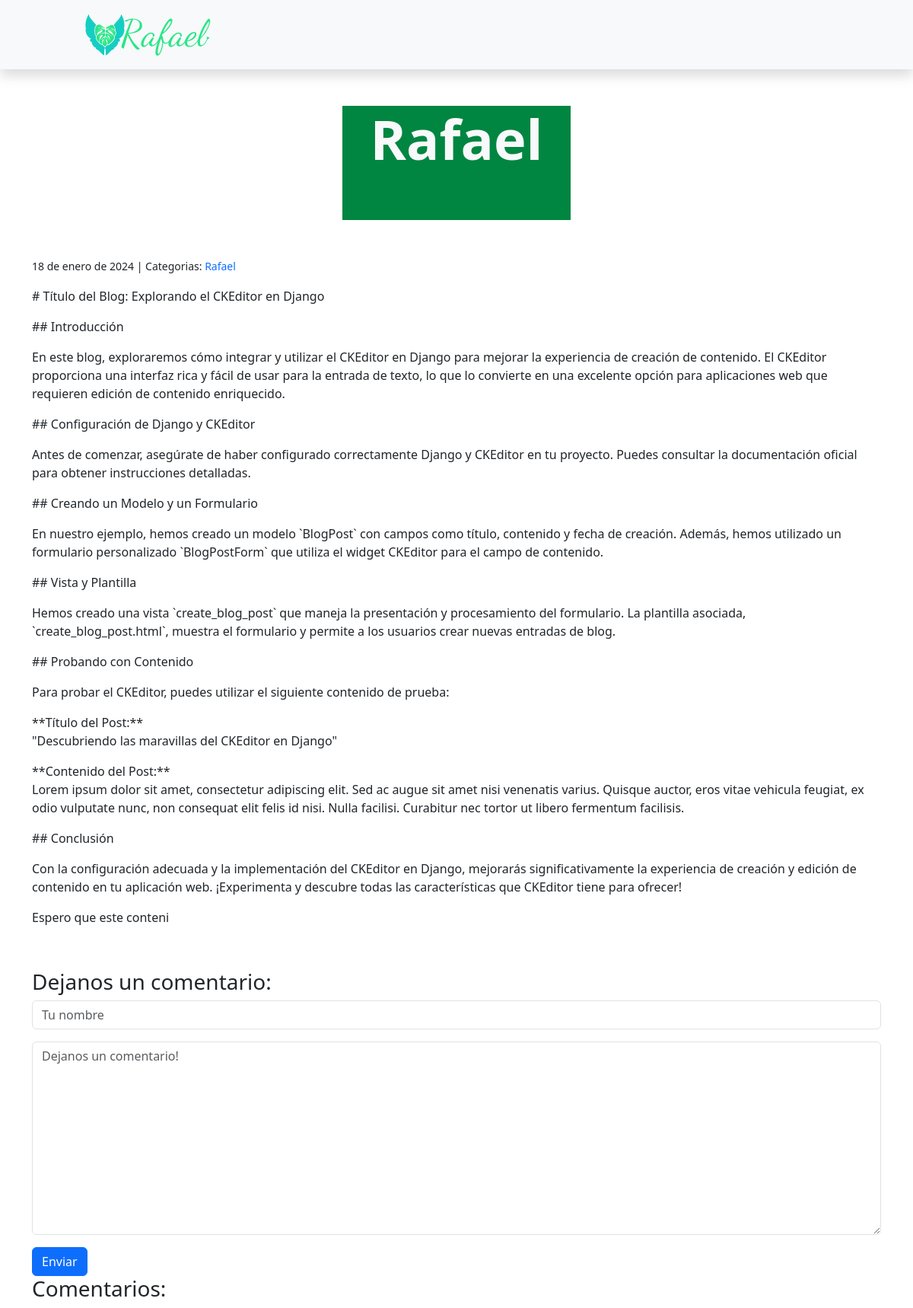
/blog/post/10/, run on the app's committed database.
### home/models.py (models this page shows, shortened)
class Post(models.Model):
    title =  models.CharField(max_length=300)
    image = models.ImageField(upload_to='images/', default='path/to/default/image.jpg')
    body = RichTextField()
    created_on = models.DateTimeField(auto_now_add=True)
    last_modified =  models.DateTimeField(auto_now=True)
    categories = models.ManyToManyField("Category",related_name="posts")

class Category(models.Model):
    name = models.CharField(max_length=30)
    class Meta:
        verbose_name_plural = "categories"

### home/views.py (the view, shortened to what this page needs)
# urls.py: path("blog/post/<int:pk>/", views.blog_detail, name="blog_detail"),
def blog_detail(request, pk):
    post = Post.objects.get(pk=pk)
    form = CommentForm()
    comments = Comment.objects.filter(post=post)
    context = {
        "post": post,
        "comments": comments,
        "form": CommentForm(),
    }
    return render(request, "blog/blog_detail.html", context)

### home/forms.py
class CommentForm(forms.Form):
    author = forms.CharField(
        max_length=60,
        widget=forms.TextInput(
            attrs={"class": "form-control", "placeholder": "Tu nombre"}
        ),
    )
    body = forms.CharField(
        widget=forms.Textarea(
            attrs={"class": "form-control", "placeholder": "Dejanos un comentario!"}
        )
    )

### home/templates/blog/blog_detail.html (shortened to what this page needs)
{% load static %}
<!DOCTYPE html>
<html lang="es">
<head>
  <link rel="stylesheet" href="{% static 'css/bootstrap/dist/css/bootstrap.min.css' %}">
  <link rel="stylesheet" href="{% static 'css/styles.css' %}">
</head>
{%include  'home/nav.html'%}
{% block page_title %}
    <div class="container py-5">
        <div class="d-flex justify-content-center">
            <img src="{{ post.image.url }}" alt="{{post.title}}" class="img-fluid position-relative" >
        <h1 class="display-2 cursive position-absolute fw-bold text-light " >{{ post.title }}</h1>
    </div>
    </div>
{% endblock page_title %}
{% block page_content %}
<div class="container">
    <small>
        {{ post.created_on.date }} | Categorias:
        {% for category in post.categories.all %}
            <a href="{% url 'blog_category' category.name %}" class="text-decoration-none">
                {{ category.name }}
            </a>
        {% endfor %}
    </small>
    <p>{{ post.body | safe }}</p>
</div>
<div class="container ">
    <h3>Dejanos un comentario:</h3>
    <form method="post">
        <div class="mb-3">
            {{ form.author }}
        </div>
        <div class="mb-3">
            {{ form.body }}
        </div>
        <button type="submit" class="btn btn-primary">Enviar</button>
    </form>
    <h3>Comentarios:</h3>
</div>
{% endblock page_content %}

### data on the page
Post: image (picture), title "Rafael", created_on "18 de enero de 2024", body "# Título del Blog: Explorando el CKEditor en Django ## Introducción En este blog, exploraremos cómo integrar y utilizar el CKEditor en Django para mejorar la experiencia de creación de contenido. El CKEditor proporciona una interfaz rica y fácil de usar para la entrada de texto, lo que lo convierte en una excelente opción para aplicaciones web que requieren edición de contenido enriquecido. ## Configuración de Django y CKEditor Antes de comenzar, asegúrate de haber configurado correctamente Django y CKEditor en tu proyecto. Puedes consultar la documentación oficial para obtener instrucciones detalladas. ## Creando un Modelo y un Formulario En nuestro ejemplo, hemos creado un modelo…"
Category: name "Rafael"
